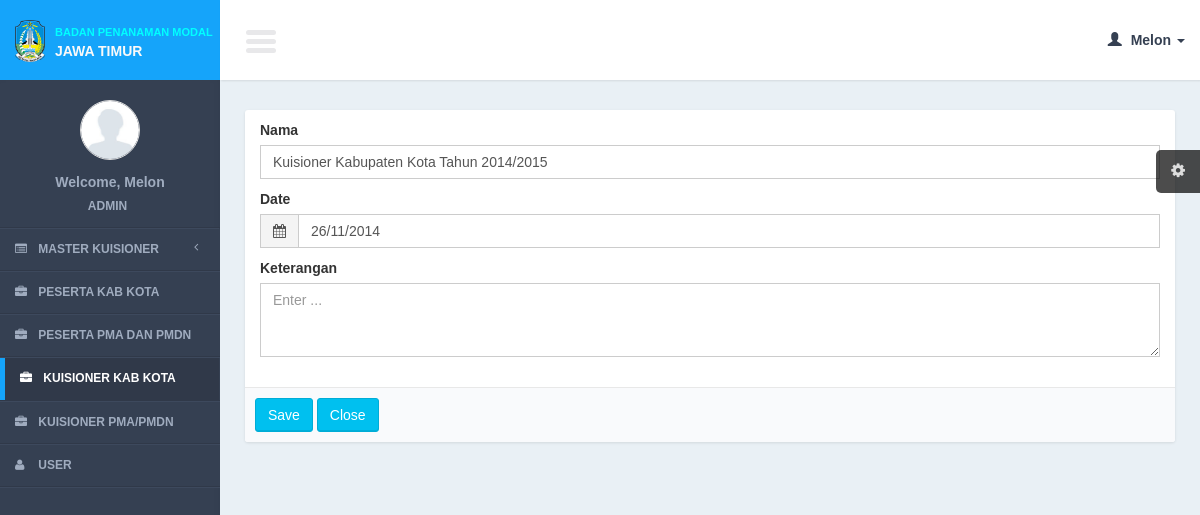
/controllers/kuisioner.php?page=form&id=4 (signed in), run on the app's committed database.
### tables this page shows
CREATE TABLE IF NOT EXISTS `kuisioner` (
`kuisioner_id` int(11) NOT NULL,
  `kuisioner_name` text NOT NULL,
  `kuisioner_description` text NOT NULL,
  `kuisioner_date` date NOT NULL,
  `kuisioner_type` int(11) NOT NULL
);

### models/kuisioner_model.php (called while the page is built, shortened)
<?php
function read_id($id){
	$query = mysql_query("select *
			from kuisioner
			where kuisioner_id = '$id'");
	$result = mysql_fetch_object($query);
	return $result;
}
?>

### lib/function.php (called while the page is built, shortened)
<?php
function get_header($title = ""){
	include '../views/layout/header.php';
}
function get_footer(){
	include '../views/layout/footer.php';
}
function format_date($date){
	$date = explode("-", $date);
	$new_date = $date[2]."/".$date[1]."/".$date[0];
	return $new_date;
}
	?>

### views/kuisioner/form.php (the view, shortened to what this page needs)
<section class="content">
    <div class="row">
        <div class="col-md-12">
             <form action="<?= $action?>" method="post" enctype="multipart/form-data" role="form">
            <div class="box box-cokelat">
                <div class="box-body">
                        <div class="col-md-12">
                        <div class="form-group">
                            <label>Nama</label>
                            <input required type="text" name="i_name" class="form-control" placeholder="Enter name ..." value="<?= $row->kuisioner_name ?>"/>
                        </div>
                           <div class="form-group">
                        <label>Date</label>
                        <div class="input-group">
                            <div class="input-group-addon">
                                <i class="fa fa-calendar"></i>
                            </div>
                            <input type="text" required class="form-control pull-right" id="date_picker1" name="i_date" value="<?= $row->kuisioner_date?>"/>
                        </div>
                    </div>
                          <div class="form-group">
                            <label>Keterangan</label>
                            <textarea class="form-control" name="i_description" rows="3" placeholder="Enter ..."><?= $row->kuisioner_description?></textarea>
                        </div>
                        </div>
                </div>
                  <div class="box-footer">
                <input class="btn btn-info" type="submit" value="Save"/>
                <a href="<?= $close_button?>" class="btn btn-info" >Close</a>
             </div>
            </div>
       </form>
        </div>
    </div>
</section>

### css/AdminLTE.css (style rules this page uses)
html { font-family: 'Source Sans Pro', sans-serif; -webkit-font-smoothing: antialiased; min-height: 100%; background: #354052; }
body { font-family: 'Source Sans Pro', sans-serif; -webkit-font-smoothing: antialiased; min-height: 100%; background: #E9F0F5; }
a { color: #3c8dbc; }
.content { padding: 30px 10px; }
.form-control { -webkit-border-radius: 0px !important; -moz-border-radius: 0px !important; border-radius: 0px !important; box-shadow: none; }
.input-group .input-group-addon { border-radius: 0; background-color: #f4f4f4; }
.box { position: relative; margin-bottom: 20px; -webkit-border-radius: 3px; -moz-border-radius: 3px; border-radius: 3px !important; width: 100%; background:#fff; box-shadow: 0 1px 3px rgba(0, 0, 0, 0.1); }
.box .box-body { padding-top:10px; -webkit-border-top-left-radius: 0; -webkit-border-top-right-radius: 0; -webkit-border-bottom-right-radius: 3px; -webkit-border-bottom-left-radius: 3px; -moz-border-radius-topleft: 0; -moz-border-radius-topright: 0; -moz-border-radius-bottomright: 3px; -moz-border-radius-bottomleft: 3px; border-top-left-radius: 0; border-top-right-radius: 0; border-bottom-right-radius: 3px; border-bottom-left-radius: 3px; border-radius:3px; padding-bottom:20px; }
.box .box-footer { border-top: 1px solid #e8e8e8; -webkit-border-top-left-radius: 0; -webkit-border-top-right-radius: 0; -webkit-border-bottom-right-radius: 3px; -webkit-border-bottom-left-radius: 3px; -moz-border-radius-topleft: 0; -moz-border-radius-topright: 0; -moz-border-radius-bottomright: 3px; -moz-border-radius-bottomleft: 3px; border-top-left-radius: 0; border-top-right-radius: 0; border-bottom-right-radius: 3px; border-bottom-left-radius: 3px; background:#F9FAFC; padding: 10px; }
.btn { font-weight: 500; -webkit-border-radius: 3px; -moz-border-radius: 3px; border-radius: 3px; border: 1px solid transparent; -webkit-box-shadow: inset 0px -2px 0px 0px rgba(0, 0, 0, 0.09); -moz-box-shadow: inset 0px -2px 0px 0px rgba(0, 0, 0, 0.09); box-shadow: inset 0px -1px 0px 0px rgba(0, 0, 0, 0.09); }
.btn.btn-info { background-color: #00c0ef; border-color: #00acd6; }

### data on the page
kuisioner: i_name "Kuisioner Kabupaten Kota Tahun 2014/2015", i_date "26/11/2014"

### other printed values
$user_data[0] "Melon"
$user_data[1] "ADMIN"
